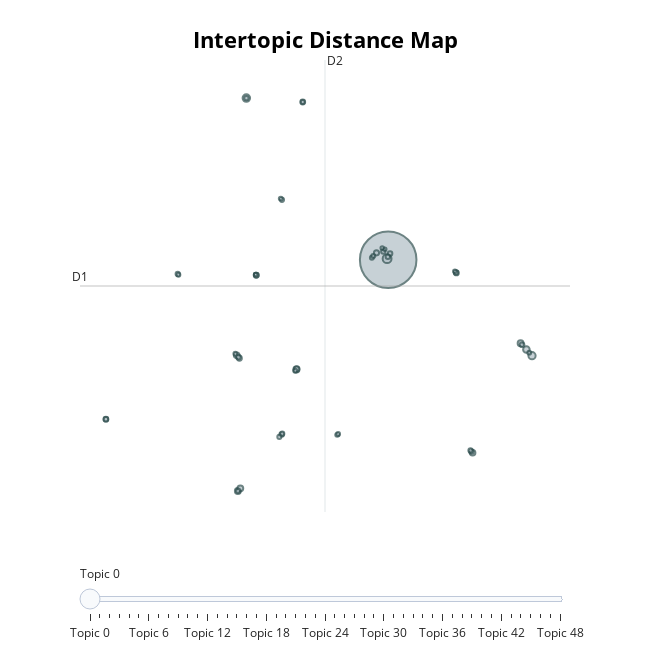

Notebook code cell kept with this figure:
### Code cell
topic_model.visualize_topics().show()

### Figure 1 — Plotly figure (JSON) as saved in the notebook; plotly's stock layout.template omitted (floating-point values rounded to 4 significant figures; data arrays with more than 128 entries replaced by an {"elided": "..."} marker saying what was removed)
{"data": [{"customdata": {"elided": "49x3 mixed values"}, "hovertemplate": "<b>Topic %{customdata[0]}</b><br>%{customdata[1]}<br>Size: %{customdata[2]}", "legendgroup": "", "marker": {"color": "#B0BEC5", "line": {"color": "DarkSlateGrey", "width": 2}, "size": [2895, 71, 51, 47, 39, 33, 32, 31, 31, 29, 28, 26, 24, 22, 21, 21, 20, 20, 20, 20, 20, 19, 19, 18, 18, 18, 17, 17, 17, 17, 16, 16, 16, 16, 15, 14, 14, 14, 14, 14, 14, 13, 13, 13, 13, 12, 11, 11, 11], "sizemode": "area", "sizeref": 1.809, "symbol": "circle"}, "mode": "markers", "name": "", "orientation": "v", "showlegend": false, "type": "scatter", "x": [9.05, 8.96, -2.685, 20.95, 20.49, 1.456, -3.388, -3.184, 20.01, -3.481, 16.04, 1.484, 8.085, -1.863, 1.981, -3.257, -14.3, -1.87, -3.344, 14.7, 20.13, 9.207, -14.3, 14.66, 0.2333, 9.024, 15.94, 8.645, -3.369, -2.681, 0.2853, 15.86, 0.2616, -8.366, 0.04587, 7.701, 1.981, 4.835, 7.812, 1.362, 0.1656, 20.72, 4.912, -8.302, -3.596, 14.57, 8.769, -1.919, 8.556], "xaxis": "x", "y": [6.928, 7.015, 19.12, -0.3027, 0.1632, -1.336, -10.51, -10.3, 0.6441, -0.2689, -7.616, -1.307, 7.452, 5.756, 18.82, -0.4925, -5.086, 5.777, -0.4065, 5.939, 0.5255, 7.399, -5.086, 5.976, -6.234, 7.162, -7.514, 7.555, -10.49, 19.12, -6.182, -7.439, 11.44, 5.866, -6.421, 7.078, 18.82, -6.267, 7.222, -1.429, 11.54, -0.07345, -6.203, 5.802, -0.1548, 6.066, 7.727, 5.819, 7.812], "yaxis": "y"}], "layout": {"annotations": [{"showarrow": false, "text": "D1", "x": -16.45, "y": 4.953, "yshift": 10}, {"showarrow": false, "text": "D2", "x": 3.823, "xshift": 10, "y": 21.99}], "height": 650, "hoverlabel": {"bgcolor": "white", "font": {"family": "Rockwell", "size": 16}}, "legend": {"itemsizing": "constant", "tracegroupgap": 0}, "margin": {"t": 60}, "shapes": [{"line": {"color": "#CFD8DC", "width": 2}, "type": "line", "x0": 3.823, "x1": 3.823, "y0": -12.08, "y1": 21.99}, {"line": {"color": "#9E9E9E", "width": 2}, "type": "line", "x0": -16.45, "x1": 24.09, "y0": 4.953, "y1": 4.953}], "sliders": [{"active": 0, "pad": {"t": 50}, "steps": [{"args": [{"marker.color": [["red", "#B0BEC5", "#B0BEC5", "#B0BEC5", "#B0BEC5", "#B0BEC5", "#B0BEC5", "#B0BEC5", "#B0BEC5", "#B0BEC5", "#B0BEC5", "#B0BEC5", "#B0BEC5", "#B0BEC5", "#B0BEC5", "#B0BEC5", "#B0BEC5", "#B0BEC5", "#B0BEC5", "#B0BEC5", "#B0BEC5", "#B0BEC5", "#B0BEC5", "#B0BEC5", "#B0BEC5", "#B0BEC5", "#B0BEC5", "#B0BEC5", "#B0BEC5", "#B0BEC5", "#B0BEC5", "#B0BEC5", "#B0BEC5", "#B0BEC5", "#B0BEC5", "#B0BEC5", "#B0BEC5", "#B0BEC5", "#B0BEC5", "#B0BEC5", "#B0BEC5", "#B0BEC5", "#B0BEC5", "#B0BEC5", "#B0BEC5", "#B0BEC5", "#B0BEC5", "#B0BEC5", "#B0BEC5"]]}], "label": "Topic 0", "method": "update"}, {"args": [{"marker.color": [["#B0BEC5", "red", "#B0BEC5", "#B0BEC5", "#B0BEC5", "#B0BEC5", "#B0BEC5", "#B0BEC5", "#B0BEC5", "#B0BEC5", "#B0BEC5", "#B0BEC5", "#B0BEC5", "#B0BEC5", "#B0BEC5", "#B0BEC5", "#B0BEC5", "#B0BEC5", "#B0BEC5", "#B0BEC5", "#B0BEC5", "#B0BEC5", "#B0BEC5", "#B0BEC5", "#B0BEC5", "#B0BEC5", "#B0BEC5", "#B0BEC5", "#B0BEC5", "#B0BEC5", "#B0BEC5", "#B0BEC5", "#B0BEC5", "#B0BEC5", "#B0BEC5", "#B0BEC5", "#B0BEC5", "#B0BEC5", "#B0BEC5", "#B0BEC5", "#B0BEC5", "#B0BEC5", "#B0BEC5", "#B0BEC5", "#B0BEC5", "#B0BEC5", "#B0BEC5", "#B0BEC5", "#B0BEC5"]]}], "label": "Topic 1", "method": "update"}, {"args": [{"marker.color": [["#B0BEC5", "#B0BEC5", "red", "#B0BEC5", "#B0BEC5", "#B0BEC5", "#B0BEC5", "#B0BEC5", "#B0BEC5", "#B0BEC5", "#B0BEC5", "#B0BEC5", "#B0BEC5", "#B0BEC5", "#B0BEC5", "#B0BEC5", "#B0BEC5", "#B0BEC5", "#B0BEC5", "#B0BEC5", "#B0BEC5", "#B0BEC5", "#B0BEC5", "#B0BEC5", "#B0BEC5", "#B0BEC5", "#B0BEC5", "#B0BEC5", "#B0BEC5", "#B0BEC5", "#B0BEC5", "#B0BEC5", "#B0BEC5", "#B0BEC5", "#B0BEC5", "#B0BEC5", "#B0BEC5", "#B0BEC5", "#B0BEC5", "#B0BEC5", "#B0BEC5", "#B0BEC5", "#B0BEC5", "#B0BEC5", "#B0BEC5", "#B0BEC5", "#B0BEC5", "#B0BEC5", "#B0BEC5"]]}], "label": "Topic 2", "method": "update"}, {"args": [{"marker.color": [["#B0BEC5", "#B0BEC5", "#B0BEC5", "red", "#B0BEC5", "#B0BEC5", "#B0BEC5", "#B0BEC5", "#B0BEC5", "#B0BEC5", "#B0BEC5", "#B0BEC5", "#B0BEC5", "#B0BEC5", "#B0BEC5", "#B0BEC5", "#B0BEC5", "#B0BEC5", "#B0BEC5", "#B0BEC5", "#B0BEC5", "#B0BEC5", "#B0BEC5", "#B0BEC5", "#B0BEC5", "#B0BEC5", "#B0BEC5", "#B0BEC5", "#B0BEC5", "#B0BEC5", "#B0BEC5", "#B0BEC5", "#B0BEC5", "#B0BEC5", "#B0BEC5", "#B0BEC5", "#B0BEC5", "#B0BEC5", "#B0BEC5", "#B0BEC5", "#B0BEC5", "#B0BEC5", "#B0BEC5", "#B0BEC5", "#B0BEC5", "#B0BEC5", "#B0BEC5", "#B0BEC5", "#B0BEC5"]]}], "label": "Topic 3", "method": "update"}, {"args": [{"marker.color": [["#B0BEC5", "#B0BEC5", "#B0BEC5", "#B0BEC5", "red", "#B0BEC5", "#B0BEC5", "#B0BEC5", "#B0BEC5", "#B0BEC5", "#B0BEC5", "#B0BEC5", "#B0BEC5", "#B0BEC5", "#B0BEC5", "#B0BEC5", "#B0BEC5", "#B0BEC5", "#B0BEC5", "#B0BEC5", "#B0BEC5", "#B0BEC5", "#B0BEC5", "#B0BEC5", "#B0BEC5", "#B0BEC5", "#B0BEC5", "#B0BEC5", "#B0BEC5", "#B0BEC5", "#B0BEC5", "#B0BEC5", "#B0BEC5", "#B0BEC5", "#B0BEC5", "#B0BEC5", "#B0BEC5", "#B0BEC5", "#B0BEC5", "#B0BEC5", "#B0BEC5", "#B0BEC5", "#B0BEC5", "#B0BEC5", "#B0BEC5", "#B0BEC5", "#B0BEC5", "#B0BEC5", "#B0BEC5"]]}], "label": "Topic 4", "method": "update"}, {"args": [{"marker.color": [["#B0BEC5", "#B0BEC5", "#B0BEC5", "#B0BEC5", "#B0BEC5", "red", "#B0BEC5", "#B0BEC5", "#B0BEC5", "#B0BEC5", "#B0BEC5", "#B0BEC5", "#B0BEC5", "#B0BEC5", "#B0BEC5", "#B0BEC5", "#B0BEC5", "#B0BEC5", "#B0BEC5", "#B0BEC5", "#B0BEC5", "#B0BEC5", "#B0BEC5", "#B0BEC5", "#B0BEC5", "#B0BEC5", "#B0BEC5", "#B0BEC5", "#B0BEC5", "#B0BEC5", "#B0BEC5", "#B0BEC5", "#B0BEC5", "#B0BEC5", "#B0BEC5", "#B0BEC5", "#B0BEC5", "#B0BEC5", "#B0BEC5", "#B0BEC5", "#B0BEC5", "#B0BEC5", "#B0BEC5", "#B0BEC5", "#B0BEC5", "#B0BEC5", "#B0BEC5", "#B0BEC5", "#B0BEC5"]]}], "label": "Topic 5", "method": "update"}, {"args": [{"marker.color": [["#B0BEC5", "#B0BEC5", "#B0BEC5", "#B0BEC5", "#B0BEC5", "#B0BEC5", "red", "#B0BEC5", "#B0BEC5", "#B0BEC5", "#B0BEC5", "#B0BEC5", "#B0BEC5", "#B0BEC5", "#B0BEC5", "#B0BEC5", "#B0BEC5", "#B0BEC5", "#B0BEC5", "#B0BEC5", "#B0BEC5", "#B0BEC5", "#B0BEC5", "#B0BEC5", "#B0BEC5", "#B0BEC5", "#B0BEC5", "#B0BEC5", "#B0BEC5", "#B0BEC5", "#B0BEC5", "#B0BEC5", "#B0BEC5", "#B0BEC5", "#B0BEC5", "#B0BEC5", "#B0BEC5", "#B0BEC5", "#B0BEC5", "#B0BEC5", "#B0BEC5", "#B0BEC5", "#B0BEC5", "#B0BEC5", "#B0BEC5", "#B0BEC5", "#B0BEC5", "#B0BEC5", "#B0BEC5"]]}], "label": "Topic 6", "method": "update"}, {"args": [{"marker.color": [["#B0BEC5", "#B0BEC5", "#B0BEC5", "#B0BEC5", "#B0BEC5", "#B0BEC5", "#B0BEC5", "red", "#B0BEC5", "#B0BEC5", "#B0BEC5", "#B0BEC5", "#B0BEC5", "#B0BEC5", "#B0BEC5", "#B0BEC5", "#B0BEC5", "#B0BEC5", "#B0BEC5", "#B0BEC5", "#B0BEC5", "#B0BEC5", "#B0BEC5", "#B0BEC5", "#B0BEC5", "#B0BEC5", "#B0BEC5", "#B0BEC5", "#B0BEC5", "#B0BEC5", "#B0BEC5", "#B0BEC5", "#B0BEC5", "#B0BEC5", "#B0BEC5", "#B0BEC5", "#B0BEC5", "#B0BEC5", "#B0BEC5", "#B0BEC5", "#B0BEC5", "#B0BEC5", "#B0BEC5", "#B0BEC5", "#B0BEC5", "#B0BEC5", "#B0BEC5", "#B0BEC5", "#B0BEC5"]]}], "label": "Topic 7", "method": "update"}, {"args": [{"marker.color": [["#B0BEC5", "#B0BEC5", "#B0BEC5", "#B0BEC5", "#B0BEC5", "#B0BEC5", "#B0BEC5", "#B0BEC5", "red", "#B0BEC5", "#B0BEC5", "#B0BEC5", "#B0BEC5", "#B0BEC5", "#B0BEC5", "#B0BEC5", "#B0BEC5", "#B0BEC5", "#B0BEC5", "#B0BEC5", "#B0BEC5", "#B0BEC5", "#B0BEC5", "#B0BEC5", "#B0BEC5", "#B0BEC5", "#B0BEC5", "#B0BEC5", "#B0BEC5", "#B0BEC5", "#B0BEC5", "#B0BEC5", "#B0BEC5", "#B0BEC5", "#B0BEC5", "#B0BEC5", "#B0BEC5", "#B0BEC5", "#B0BEC5", "#B0BEC5", "#B0BEC5", "#B0BEC5", "#B0BEC5", "#B0BEC5", "#B0BEC5", "#B0BEC5", "#B0BEC5", "#B0BEC5", "#B0BEC5"]]}], "label": "Topic 8", "method": "update"}, {"args": [{"marker.color": [["#B0BEC5", "#B0BEC5", "#B0BEC5", "#B0BEC5", "#B0BEC5", "#B0BEC5", "#B0BEC5", "#B0BEC5", "#B0BEC5", "red", "#B0BEC5", "#B0BEC5", "#B0BEC5", "#B0BEC5", "#B0BEC5", "#B0BEC5", "#B0BEC5", "#B0BEC5", "#B0BEC5", "#B0BEC5", "#B0BEC5", "#B0BEC5", "#B0BEC5", "#B0BEC5", "#B0BEC5", "#B0BEC5", "#B0BEC5", "#B0BEC5", "#B0BEC5", "#B0BEC5", "#B0BEC5", "#B0BEC5", "#B0BEC5", "#B0BEC5", "#B0BEC5", "#B0BEC5", "#B0BEC5", "#B0BEC5", "#B0BEC5", "#B0BEC5", "#B0BEC5", "#B0BEC5", "#B0BEC5", "#B0BEC5", "#B0BEC5", "#B0BEC5", "#B0BEC5", "#B0BEC5", "#B0BEC5"]]}], "label": "Topic 9", "method": "update"}, {"args": [{"marker.color": [["#B0BEC5", "#B0BEC5", "#B0BEC5", "#B0BEC5", "#B0BEC5", "#B0BEC5", "#B0BEC5", "#B0BEC5", "#B0BEC5", "#B0BEC5", "red", "#B0BEC5", "#B0BEC5", "#B0BEC5", "#B0BEC5", "#B0BEC5", "#B0BEC5", "#B0BEC5", "#B0BEC5", "#B0BEC5", "#B0BEC5", "#B0BEC5", "#B0BEC5", "#B0BEC5", "#B0BEC5", "#B0BEC5", "#B0BEC5", "#B0BEC5", "#B0BEC5", "#B0BEC5", "#B0BEC5", "#B0BEC5", "#B0BEC5", "#B0BEC5", "#B0BEC5", "#B0BEC5", "#B0BEC5", "#B0BEC5", "#B0BEC5", "#B0BEC5", "#B0BEC5", "#B0BEC5", "#B0BEC5", "#B0BEC5", "#B0BEC5", "#B0BEC5", "#B0BEC5", "#B0BEC5", "#B0BEC5"]]}], "label": "Topic 10", "method": "update"}, {"args": [{"marker.color": [["#B0BEC5", "#B0BEC5", "#B0BEC5", "#B0BEC5", "#B0BEC5", "#B0BEC5", "#B0BEC5", "#B0BEC5", "#B0BEC5", "#B0BEC5", "#B0BEC5", "red", "#B0BEC5", "#B0BEC5", "#B0BEC5", "#B0BEC5", "#B0BEC5", "#B0BEC5", "#B0BEC5", "#B0BEC5", "#B0BEC5", "#B0BEC5", "#B0BEC5", "#B0BEC5", "#B0BEC5", "#B0BEC5", "#B0BEC5", "#B0BEC5", "#B0BEC5", "#B0BEC5", "#B0BEC5", "#B0BEC5", "#B0BEC5", "#B0BEC5", "#B0BEC5", "#B0BEC5", "#B0BEC5", "#B0BEC5", "#B0BEC5", "#B0BEC5", "#B0BEC5", "#B0BEC5", "#B0BEC5", "#B0BEC5", "#B0BEC5", "#B0BEC5", "#B0BEC5", "#B0BEC5", "#B0BEC5"]]}], "label": "Topic 11", "method": "update"}, {"args": [{"marker.color": [["#B0BEC5", "#B0BEC5", "#B0BEC5", "#B0BEC5", "#B0BEC5", "#B0BEC5", "#B0BEC5", "#B0BEC5", "#B0BEC5", "#B0BEC5", "#B0BEC5", "#B0BEC5", "red", "#B0BEC5", "#B0BEC5", "#B0BEC5", "#B0BEC5", "#B0BEC5", "#B0BEC5", "#B0BEC5", "#B0BEC5", "#B0BEC5", "#B0BEC5", "#B0BEC5", "#B0BEC5", "#B0BEC5", "#B0BEC5", "#B0BEC5", "#B0BEC5", "#B0BEC5", "#B0BEC5", "#B0BEC5", "#B0BEC5", "#B0BEC5", "#B0BEC5", "#B0BEC5", "#B0BEC5", "#B0BEC5", "#B0BEC5", "#B0BEC5", "#B0BEC5", "#B0BEC5", "#B0BEC5", "#B0BEC5", "#B0BEC5", "#B0BEC5", "#B0BEC5", "#B0BEC5", "#B0BEC5"]]}], "label": "Topic 12", "method": "update"}, {"args": [{"marker.color": [["#B0BEC5", "#B0BEC5", "#B0BEC5", "#B0BEC5", "#B0BEC5", "#B0BEC5", "#B0BEC5", "#B0BEC5", "#B0BEC5", "#B0BEC5", "#B0BEC5", "#B0BEC5", "#B0BEC5", "red", "#B0BEC5", "#B0BEC5", "#B0BEC5", "#B0BEC5", "#B0BEC5", "#B0BEC5", "#B0BEC5", "#B0BEC5", "#B0BEC5", "#B0BEC5", "#B0BEC5", "#B0BEC5", "#B0BEC5", "#B0BEC5", "#B0BEC5", "#B0BEC5", "#B0BEC5", "#B0BEC5", "#B0BEC5", "#B0BEC5", "#B0BEC5", "#B0BEC5", "#B0BEC5", "#B0BEC5", "#B0BEC5", "#B0BEC5", "#B0BEC5", "#B0BEC5", "#B0BEC5", "#B0BEC5", "#B0BEC5", "#B0BEC5", "#B0BEC5", "#B0BEC5", "#B0BEC5"]]}], "label": "Topic 13", "method": "update"}, {"args": [{"marker.color": [["#B0BEC5", "#B0BEC5", "#B0BEC5", "#B0BEC5", "#B0BEC5", "#B0BEC5", "#B0BEC5", "#B0BEC5", "#B0BEC5", "#B0BEC5", "#B0BEC5", "#B0BEC5", "#B0BEC5", "#B0BEC5", "red", "#B0BEC5", "#B0BEC5", "#B0BEC5", "#B0BEC5", "#B0BEC5", "#B0BEC5", "#B0BEC5", "#B0BEC5", "#B0BEC5", "#B0BEC5", "#B0BEC5", "#B0BEC5", "#B0BEC5", "#B0BEC5", "#B0BEC5", "#B0BEC5", "#B0BEC5", "#B0BEC5", "#B0BEC5", "#B0BEC5", "#B0BEC5", "#B0BEC5", "#B0BEC5", "#B0BEC5", "#B0BEC5", "#B0BEC5", "#B0BEC5", "#B0BEC5", "#B0BEC5", "#B0BEC5", "#B0BEC5", "#B0BEC5", "#B0BEC5", "#B0BEC5"]]}], "label": "Topic 14", "method": "update"}, {"args": [{"marker.color": [["#B0BEC5", "#B0BEC5", "#B0BEC5", "#B0BEC5", "#B0BEC5", "#B0BEC5", "#B0BEC5", "#B0BEC5", "#B0BEC5", "#B0BEC5", "#B0BEC5", "#B0BEC5", "#B0BEC5", "#B0BEC5", "#B0BEC5", "red", "#B0BEC5", "#B0BEC5", "#B0BEC5", "#B0BEC5", "#B0BEC5", "#B0BEC5", "#B0BEC5", "#B0BEC5", "#B0BEC5", "#B0BEC5", "#B0BEC5", "#B0BEC5", "#B0BEC5", "#B0BEC5", "#B0BEC5", "#B0BEC5", "#B0BEC5", "#B0BEC5", "#B0BEC5", "#B0BEC5", "#B0BEC5", "#B0BEC5", "#B0BEC5", "#B0BEC5", "#B0BEC5", "#B0BEC5", "#B0BEC5", "#B0BEC5", "#B0BEC5", "#B0BEC5", "#B0BEC5", "#B0BEC5", "#B0BEC5"]]}], "label": "Topic 15", "method": "update"}, {"args": [{"marker.color": [["#B0BEC5", "#B0BEC5", "#B0BEC5", "#B0BEC5", "#B0BEC5", "#B0BEC5", "#B0BEC5", "#B0BEC5", "#B0BEC5", "#B0BEC5", "#B0BEC5", "#B0BEC5", "#B0BEC5", "#B0BEC5", "#B0BEC5", "#B0BEC5", "red", "#B0BEC5", "#B0BEC5", "#B0BEC5", "#B0BEC5", "#B0BEC5", "#B0BEC5", "#B0BEC5", "#B0BEC5", "#B0BEC5", "#B0BEC5", "#B0BEC5", "#B0BEC5", "#B0BEC5", "#B0BEC5", "#B0BEC5", "#B0BEC5", "#B0BEC5", "#B0BEC5", "#B0BEC5", "#B0BEC5", "#B0BEC5", "#B0BEC5", "#B0BEC5", "#B0BEC5", "#B0BEC5", "#B0BEC5", "#B0BEC5", "#B0BEC5", "#B0BEC5", "#B0BEC5", "#B0BEC5", "#B0BEC5"]]}], "label": "Topic 16", "method": "update"}, {"args": [{"marker.color": [["#B0BEC5", "#B0BEC5", "#B0BEC5", "#B0BEC5", "#B0BEC5", "#B0BEC5", "#B0BEC5", "#B0BEC5", "#B0BEC5", "#B0BEC5", "#B0BEC5", "#B0BEC5", "#B0BEC5", "#B0BEC5", "#B0BEC5", "#B0BEC5", "#B0BEC5", "red", "#B0BEC5", "#B0BEC5", "#B0BEC5", "#B0BEC5", "#B0BEC5", "#B0BEC5", "#B0BEC5", "#B0BEC5", "#B0BEC5", "#B0BEC5", "#B0BEC5", "#B0BEC5", "#B0BEC5", "#B0BEC5", "#B0BEC5", "#B0BEC5", "#B0BEC5", "#B0BEC5", "#B0BEC5", "#B0BEC5", "#B0BEC5", "#B0BEC5", "#B0BEC5", "#B0BEC5", "#B0BEC5", "#B0BEC5", "#B0BEC5", "#B0BEC5", "#B0BEC5", "#B0BEC5", "#B0BEC5"]]}], "label": "Topic 17", "method": "update"}, {"args": [{"marker.color": [["#B0BEC5", "#B0BEC5", "#B0BEC5", "#B0BEC5", "#B0BEC5", "#B0BEC5", "#B0BEC5", "#B0BEC5", "#B0BEC5", "#B0BEC5", "#B0BEC5", "#B0BEC5", "#B0BEC5", "#B0BEC5", "#B0BEC5", "#B0BEC5", "#B0BEC5", "#B0BEC5", "red", "#B0BEC5", "#B0BEC5", "#B0BEC5", "#B0BEC5", "#B0BEC5", "#B0BEC5", "#B0BEC5", "#B0BEC5", "#B0BEC5", "#B0BEC5", "#B0BEC5", "#B0BEC5", "#B0BEC5", "#B0BEC5", "#B0BEC5", "#B0BEC5", "#B0BEC5", "#B0BEC5", "#B0BEC5", "#B0BEC5", "#B0BEC5", "#B0BEC5", "#B0BEC5", "#B0BEC5", "#B0BEC5", "#B0BEC5", "#B0BEC5", "#B0BEC5", "#B0BEC5", "#B0BEC5"]]}], "label": "Topic 18", "method": "update"}, {"args": [{"marker.color": [["#B0BEC5", "#B0BEC5", "#B0BEC5", "#B0BEC5", "#B0BEC5", "#B0BEC5", "#B0BEC5", "#B0BEC5", "#B0BEC5", "#B0BEC5", "#B0BEC5", "#B0BEC5", "#B0BEC5", "#B0BEC5", "#B0BEC5", "#B0BEC5", "#B0BEC5", "#B0BEC5", "#B0BEC5", "red", "#B0BEC5", "#B0BEC5", "#B0BEC5", "#B0BEC5", "#B0BEC5", "#B0BEC5", "#B0BEC5", "#B0BEC5", "#B0BEC5", "#B0BEC5", "#B0BEC5", "#B0BEC5", "#B0BEC5", "#B0BEC5", "#B0BEC5", "#B0BEC5", "#B0BEC5", "#B0BEC5", "#B0BEC5", "#B0BEC5", "#B0BEC5", "#B0BEC5", "#B0BEC5", "#B0BEC5", "#B0BEC5", "#B0BEC5", "#B0BEC5", "#B0BEC5", "#B0BEC5"]]}], "label": "Topic 19", "method": "update"}, {"args": [{"marker.color": [["#B0BEC5", "#B0BEC5", "#B0BEC5", "#B0BEC5", "#B0BEC5", "#B0BEC5", "#B0BEC5", "#B0BEC5", "#B0BEC5", "#B0BEC5", "#B0BEC5", "#B0BEC5", "#B0BEC5", "#B0BEC5", "#B0BEC5", "#B0BEC5", "#B0BEC5", "#B0BEC5", "#B0BEC5", "#B0BEC5", "red", "#B0BEC5", "#B0BEC5", "#B0BEC5", "#B0BEC5", "#B0BEC5", "#B0BEC5", "#B0BEC5", "#B0BEC5", "#B0BEC5", "#B0BEC5", "#B0BEC5", "#B0BEC5", "#B0BEC5", "#B0BEC5", "#B0BEC5", "#B0BEC5", "#B0BEC5", "#B0BEC5", "#B0BEC5", "#B0BEC5", "#B0BEC5", "#B0BEC5", "#B0BEC5", "#B0BEC5", "#B0BEC5", "#B0BEC5", "#B0BEC5", "#B0BEC5"]]}], "label": "Topic 20", "method": "update"}, {"args": [{"marker.color": [["#B0BEC5", "#B0BEC5", "#B0BEC5", "#B0BEC5", "#B0BEC5", "#B0BEC5", "#B0BEC5", "#B0BEC5", "#B0BEC5", "#B0BEC5", "#B0BEC5", "#B0BEC5", "#B0BEC5", "#B0BEC5", "#B0BEC5", "#B0BEC5", "#B0BEC5", "#B0BEC5", "#B0BEC5", "#B0BEC5", "#B0BEC5", "red", "#B0BEC5", "#B0BEC5", "#B0BEC5", "#B0BEC5", "#B0BEC5", "#B0BEC5", "#B0BEC5", "#B0BEC5", "#B0BEC5", "#B0BEC5", "#B0BEC5", "#B0BEC5", "#B0BEC5", "#B0BEC5", "#B0BEC5", "#B0BEC5", "#B0BEC5", "#B0BEC5", "#B0BEC5", "#B0BEC5", "#B0BEC5", "#B0BEC5", "#B0BEC5", "#B0BEC5", "#B0BEC5", "#B0BEC5", "#B0BEC5"]]}], "label": "Topic 21", "method": "update"}, {"args": [{"marker.color": [["#B0BEC5", "#B0BEC5", "#B0BEC5", "#B0BEC5", "#B0BEC5", "#B0BEC5", "#B0BEC5", "#B0BEC5", "#B0BEC5", "#B0BEC5", "#B0BEC5", "#B0BEC5", "#B0BEC5", "#B0BEC5", "#B0BEC5", "#B0BEC5", "#B0BEC5", "#B0BEC5", "#B0BEC5", "#B0BEC5", "#B0BEC5", "#B0BEC5", "red", "#B0BEC5", "#B0BEC5", "#B0BEC5", "#B0BEC5", "#B0BEC5", "#B0BEC5", "#B0BEC5", "#B0BEC5", "#B0BEC5", "#B0BEC5", "#B0BEC5", "#B0BEC5", "#B0BEC5", "#B0BEC5", "#B0BEC5", "#B0BEC5", "#B0BEC5", "#B0BEC5", "#B0BEC5", "#B0BEC5", "#B0BEC5", "#B0BEC5", "#B0BEC5", "#B0BEC5", "#B0BEC5", "#B0BEC5"]]}], "label": "Topic 22", "method": "update"}, {"args": [{"marker.color": [["#B0BEC5", "#B0BEC5", "#B0BEC5", "#B0BEC5", "#B0BEC5", "#B0BEC5", "#B0BEC5", "#B0BEC5", "#B0BEC5", "#B0BEC5", "#B0BEC5", "#B0BEC5", "#B0BEC5", "#B0BEC5", "#B0BEC5", "#B0BEC5", "#B0BEC5", "#B0BEC5", "#B0BEC5", "#B0BEC5", "#B0BEC5", "#B0BEC5", "#B0BEC5", "red", "#B0BEC5", "#B0BEC5", "#B0BEC5", "#B0BEC5", "#B0BEC5", "#B0BEC5", "#B0BEC5", "#B0BEC5", "#B0BEC5", "#B0BEC5", "#B0BEC5", "#B0BEC5", "#B0BEC5", "#B0BEC5", "#B0BEC5", "#B0BEC5", "#B0BEC5", "#B0BEC5", "#B0BEC5", "#B0BEC5", "#B0BEC5", "#B0BEC5", "#B0BEC5", "#B0BEC5", "#B0BEC5"]]}], "label": "Topic 23", "method": "update"}, {"args": [{"marker.color": [["#B0BEC5", "#B0BEC5", "#B0BEC5", "#B0BEC5", "#B0BEC5", "#B0BEC5", "#B0BEC5", "#B0BEC5", "#B0BEC5", "#B0BEC5", "#B0BEC5", "#B0BEC5", "#B0BEC5", "#B0BEC5", "#B0BEC5", "#B0BEC5", "#B0BEC5", "#B0BEC5", "#B0BEC5", "#B0BEC5", "#B0BEC5", "#B0BEC5", "#B0BEC5", "#B0BEC5", "red", "#B0BEC5", "#B0BEC5", "#B0BEC5", "#B0BEC5", "#B0BEC5", "#B0BEC5", "#B0BEC5", "#B0BEC5", "#B0BEC5", "#B0BEC5", "#B0BEC5", "#B0BEC5", "#B0BEC5", "#B0BEC5", "#B0BEC5", "#B0BEC5", "#B0BEC5", "#B0BEC5", "#B0BEC5", "#B0BEC5", "#B0BEC5", "#B0BEC5", "#B0BEC5", "#B0BEC5"]]}], "label": "Topic 24", "method": "update"}, {"args": [{"marker.color": [["#B0BEC5", "#B0BEC5", "#B0BEC5", "#B0BEC5", "#B0BEC5", "#B0BEC5", "#B0BEC5", "#B0BEC5", "#B0BEC5", "#B0BEC5", "#B0BEC5", "#B0BEC5", "#B0BEC5", "#B0BEC5", "#B0BEC5", "#B0BEC5", "#B0BEC5", "#B0BEC5", "#B0BEC5", "#B0BEC5", "#B0BEC5", "#B0BEC5", "#B0BEC5", "#B0BEC5", "#B0BEC5", "red", "#B0BEC5", "#B0BEC5", "#B0BEC5", "#B0BEC5", "#B0BEC5", "#B0BEC5", "#B0BEC5", "#B0BEC5", "#B0BEC5", "#B0BEC5", "#B0BEC5", "#B0BEC5", "#B0BEC5", "#B0BEC5", "#B0BEC5", "#B0BEC5", "#B0BEC5", "#B0BEC5", "#B0BEC5", "#B0BEC5", "#B0BEC5", "#B0BEC5", "#B0BEC5"]]}], "label": "Topic 25", "method": "update"}, {"args": [{"marker.color": [["#B0BEC5", "#B0BEC5", "#B0BEC5", "#B0BEC5", "#B0BEC5", "#B0BEC5", "#B0BEC5", "#B0BEC5", "#B0BEC5", "#B0BEC5", "#B0BEC5", "#B0BEC5", "#B0BEC5", "#B0BEC5", "#B0BEC5", "#B0BEC5", "#B0BEC5", "#B0BEC5", "#B0BEC5", "#B0BEC5", "#B0BEC5", "#B0BEC5", "#B0BEC5", "#B0BEC5", "#B0BEC5", "#B0BEC5", "red", "#B0BEC5", "#B0BEC5", "#B0BEC5", "#B0BEC5", "#B0BEC5", "#B0BEC5", "#B0BEC5", "#B0BEC5", "#B0BEC5", "#B0BEC5", "#B0BEC5", "#B0BEC5", "#B0BEC5", "#B0BEC5", "#B0BEC5", "#B0BEC5", "#B0BEC5", "#B0BEC5", "#B0BEC5", "#B0BEC5", "#B0BEC5", "#B0BEC5"]]}], "label": "Topic 26", "method": "update"}, {"args": [{"marker.color": [["#B0BEC5", "#B0BEC5", "#B0BEC5", "#B0BEC5", "#B0BEC5", "#B0BEC5", "#B0BEC5", "#B0BEC5", "#B0BEC5", "#B0BEC5", "#B0BEC5", "#B0BEC5", "#B0BEC5", "#B0BEC5", "#B0BEC5", "#B0BEC5", "#B0BEC5", "#B0BEC5", "#B0BEC5", "#B0BEC5", "#B0BEC5", "#B0BEC5", "#B0BEC5", "#B0BEC5", "#B0BEC5", "#B0BEC5", "#B0BEC5", "red", "#B0BEC5", "#B0BEC5", "#B0BEC5", "#B0BEC5", "#B0BEC5", "#B0BEC5", "#B0BEC5", "#B0BEC5", "#B0BEC5", "#B0BEC5", "#B0BEC5", "#B0BEC5", "#B0BEC5", "#B0BEC5", "#B0BEC5", "#B0BEC5", "#B0BEC5", "#B0BEC5", "#B0BEC5", "#B0BEC5", "#B0BEC5"]]}], "label": "Topic 27", "method": "update"}, {"args": [{"marker.color": [["#B0BEC5", "#B0BEC5", "#B0BEC5", "#B0BEC5", "#B0BEC5", "#B0BEC5", "#B0BEC5", "#B0BEC5", "#B0BEC5", "#B0BEC5", "#B0BEC5", "#B0BEC5", "#B0BEC5", "#B0BEC5", "#B0BEC5", "#B0BEC5", "#B0BEC5", "#B0BEC5", "#B0BEC5", "#B0BEC5", "#B0BEC5", "#B0BEC5", "#B0BEC5", "#B0BEC5", "#B0BEC5", "#B0BEC5", "#B0BEC5", "#B0BEC5", "red", "#B0BEC5", "#B0BEC5", "#B0BEC5", "#B0BEC5", "#B0BEC5", "#B0BEC5", "#B0BEC5", "#B0BEC5", "#B0BEC5", "#B0BEC5", "#B0BEC5", "#B0BEC5", "#B0BEC5", "#B0BEC5", "#B0BEC5", "#B0BEC5", "#B0BEC5", "#B0BEC5", "#B0BEC5", "#B0BEC5"]]}], "label": "Topic 28", "method": "update"}, {"args": [{"marker.color": [["#B0BEC5", "#B0BEC5", "#B0BEC5", "#B0BEC5", "#B0BEC5", "#B0BEC5", "#B0BEC5", "#B0BEC5", "#B0BEC5", "#B0BEC5", "#B0BEC5", "#B0BEC5", "#B0BEC5", "#B0BEC5", "#B0BEC5", "#B0BEC5", "#B0BEC5", "#B0BEC5", "#B0BEC5", "#B0BEC5", "#B0BEC5", "#B0BEC5", "#B0BEC5", "#B0BEC5", "#B0BEC5", "#B0BEC5", "#B0BEC5", "#B0BEC5", "#B0BEC5", "red", "#B0BEC5", "#B0BEC5", "#B0BEC5", "#B0BEC5", "#B0BEC5", "#B0BEC5", "#B0BEC5", "#B0BEC5", "#B0BEC5", "#B0BEC5", "#B0BEC5", "#B0BEC5", "#B0BEC5", "#B0BEC5", "#B0BEC5", "#B0BEC5", "#B0BEC5", "#B0BEC5", "#B0BEC5"]]}], "label": "Topic 29", "method": "update"}, {"args": [{"marker.color": [["#B0BEC5", "#B0BEC5", "#B0BEC5", "#B0BEC5", "#B0BEC5", "#B0BEC5", "#B0BEC5", "#B0BEC5", "#B0BEC5", "#B0BEC5", "#B0BEC5", "#B0BEC5", "#B0BEC5", "#B0BEC5", "#B0BEC5", "#B0BEC5", "#B0BEC5", "#B0BEC5", "#B0BEC5", "#B0BEC5", "#B0BEC5", "#B0BEC5", "#B0BEC5", "#B0BEC5", "#B0BEC5", "#B0BEC5", "#B0BEC5", "#B0BEC5", "#B0BEC5", "#B0BEC5", "red", "#B0BEC5", "#B0BEC5", "#B0BEC5", "#B0BEC5", "#B0BEC5", "#B0BEC5", "#B0BEC5", "#B0BEC5", "#B0BEC5", "#B0BEC5", "#B0BEC5", "#B0BEC5", "#B0BEC5", "#B0BEC5", "#B0BEC5", "#B0BEC5", "#B0BEC5", "#B0BEC5"]]}], "label": "Topic 30", "method": "update"}, {"args": [{"marker.color": [["#B0BEC5", "#B0BEC5", "#B0BEC5", "#B0BEC5", "#B0BEC5", "#B0BEC5", "#B0BEC5", "#B0BEC5", "#B0BEC5", "#B0BEC5", "#B0BEC5", "#B0BEC5", "#B0BEC5", "#B0BEC5", "#B0BEC5", "#B0BEC5", "#B0BEC5", "#B0BEC5", "#B0BEC5", "#B0BEC5", "#B0BEC5", "#B0BEC5", "#B0BEC5", "#B0BEC5", "#B0BEC5", "#B0BEC5", "#B0BEC5", "#B0BEC5", "#B0BEC5", "#B0BEC5", "#B0BEC5", "red", "#B0BEC5", "#B0BEC5", "#B0BEC5", "#B0BEC5", "#B0BEC5", "#B0BEC5", "#B0BEC5", "#B0BEC5", "#B0BEC5", "#B0BEC5", "#B0BEC5", "#B0BEC5", "#B0BEC5", "#B0BEC5", "#B0BEC5", "#B0BEC5", "#B0BEC5"]]}], "label": "Topic 31", "method": "update"}, {"args": [{"marker.color": [["#B0BEC5", "#B0BEC5", "#B0BEC5", "#B0BEC5", "#B0BEC5", "#B0BEC5", "#B0BEC5", "#B0BEC5", "#B0BEC5", "#B0BEC5", "#B0BEC5", "#B0BEC5", "#B0BEC5", "#B0BEC5", "#B0BEC5", "#B0BEC5", "#B0BEC5", "#B0BEC5", "#B0BEC5", "#B0BEC5", "#B0BEC5", "#B0BEC5", "#B0BEC5", "#B0BEC5", "#B0BEC5", "#B0BEC5", "#B0BEC5", "#B0BEC5", "#B0BEC5", "#B0BEC5", "#B0BEC5", "#B0BEC5", "red", "#B0BEC5", "#B0BEC5", "#B0BEC5", "#B0BEC5", "#B0BEC5", "#B0BEC5", "#B0BEC5", "#B0BEC5", "#B0BEC5", "#B0BEC5", "#B0BEC5", "#B0BEC5", "#B0BEC5", "#B0BEC5", "#B0BEC5", "#B0BEC5"]]}], "label": "Topic 32", "method": "update"}, {"args": [{"marker.color": [["#B0BEC5", "#B0BEC5", "#B0BEC5", "#B0BEC5", "#B0BEC5", "#B0BEC5", "#B0BEC5", "#B0BEC5", "#B0BEC5", "#B0BEC5", "#B0BEC5", "#B0BEC5", "#B0BEC5", "#B0BEC5", "#B0BEC5", "#B0BEC5", "#B0BEC5", "#B0BEC5", "#B0BEC5", "#B0BEC5", "#B0BEC5", "#B0BEC5", "#B0BEC5", "#B0BEC5", "#B0BEC5", "#B0BEC5", "#B0BEC5", "#B0BEC5", "#B0BEC5", "#B0BEC5", "#B0BEC5", "#B0BEC5", "#B0BEC5", "red", "#B0BEC5", "#B0BEC5", "#B0BEC5", "#B0BEC5", "#B0BEC5", "#B0BEC5", "#B0BEC5", "#B0BEC5", "#B0BEC5", "#B0BEC5", "#B0BEC5", "#B0BEC5", "#B0BEC5", "#B0BEC5", "#B0BEC5"]]}], "label": "Topic 33", "method": "update"}, {"args": [{"marker.color": [["#B0BEC5", "#B0BEC5", "#B0BEC5", "#B0BEC5", "#B0BEC5", "#B0BEC5", "#B0BEC5", "#B0BEC5", "#B0BEC5", "#B0BEC5", "#B0BEC5", "#B0BEC5", "#B0BEC5", "#B0BEC5", "#B0BEC5", "#B0BEC5", "#B0BEC5", "#B0BEC5", "#B0BEC5", "#B0BEC5", "#B0BEC5", "#B0BEC5", "#B0BEC5", "#B0BEC5", "#B0BEC5", "#B0BEC5", "#B0BEC5", "#B0BEC5", "#B0BEC5", "#B0BEC5", "#B0BEC5", "#B0BEC5", "#B0BEC5", "#B0BEC5", "red", "#B0BEC5", "#B0BEC5", "#B0BEC5", "#B0BEC5", "#B0BEC5", "#B0BEC5", "#B0BEC5", "#B0BEC5", "#B0BEC5", "#B0BEC5", "#B0BEC5", "#B0BEC5", "#B0BEC5", "#B0BEC5"]]}], "label": "Topic 34", "method": "update"}, {"args": [{"marker.color": [["#B0BEC5", "#B0BEC5", "#B0BEC5", "#B0BEC5", "#B0BEC5", "#B0BEC5", "#B0BEC5", "#B0BEC5", "#B0BEC5", "#B0BEC5", "#B0BEC5", "#B0BEC5", "#B0BEC5", "#B0BEC5", "#B0BEC5", "#B0BEC5", "#B0BEC5", "#B0BEC5", "#B0BEC5", "#B0BEC5", "#B0BEC5", "#B0BEC5", "#B0BEC5", "#B0BEC5", "#B0BEC5", "#B0BEC5", "#B0BEC5", "#B0BEC5", "#B0BEC5", "#B0BEC5", "#B0BEC5", "#B0BEC5", "#B0BEC5", "#B0BEC5", "#B0BEC5", "red", "#B0BEC5", "#B0BEC5", "#B0BEC5", "#B0BEC5", "#B0BEC5", "#B0BEC5", "#B0BEC5", "#B0BEC5", "#B0BEC5", "#B0BEC5", "#B0BEC5", "#B0BEC5", "#B0BEC5"]]}], "label": "Topic 35", "method": "update"}, {"args": [{"marker.color": [["#B0BEC5", "#B0BEC5", "#B0BEC5", "#B0BEC5", "#B0BEC5", "#B0BEC5", "#B0BEC5", "#B0BEC5", "#B0BEC5", "#B0BEC5", "#B0BEC5", "#B0BEC5", "#B0BEC5", "#B0BEC5", "#B0BEC5", "#B0BEC5", "#B0BEC5", "#B0BEC5", "#B0BEC5", "#B0BEC5", "#B0BEC5", "#B0BEC5", "#B0BEC5", "#B0BEC5", "#B0BEC5", "#B0BEC5", "#B0BEC5", "#B0BEC5", "#B0BEC5", "#B0BEC5", "#B0BEC5", "#B0BEC5", "#B0BEC5", "#B0BEC5", "#B0BEC5", "#B0BEC5", "red", "#B0BEC5", "#B0BEC5", "#B0BEC5", "#B0BEC5", "#B0BEC5", "#B0BEC5", "#B0BEC5", "#B0BEC5", "#B0BEC5", "#B0BEC5", "#B0BEC5", "#B0BEC5"]]}], "label": "Topic 36", "method": "update"}, {"args": [{"marker.color": [["#B0BEC5", "#B0BEC5", "#B0BEC5", "#B0BEC5", "#B0BEC5", "#B0BEC5", "#B0BEC5", "#B0BEC5", "#B0BEC5", "#B0BEC5", "#B0BEC5", "#B0BEC5", "#B0BEC5", "#B0BEC5", "#B0BEC5", "#B0BEC5", "#B0BEC5", "#B0BEC5", "#B0BEC5", "#B0BEC5", "#B0BEC5", "#B0BEC5", "#B0BEC5", "#B0BEC5", "#B0BEC5", "#B0BEC5", "#B0BEC5", "#B0BEC5", "#B0BEC5", "#B0BEC5", "#B0BEC5", "#B0BEC5", "#B0BEC5", "#B0BEC5", "#B0BEC5", "#B0BEC5", "#B0BEC5", "red", "#B0BEC5", "#B0BEC5", "#B0BEC5", "#B0BEC5", "#B0BEC5", "#B0BEC5", "#B0BEC5", "#B0BEC5", "#B0BEC5", "#B0BEC5", "#B0BEC5"]]}], "label": "Topic 37", "method": "update"}, {"args": [{"marker.color": [["#B0BEC5", "#B0BEC5", "#B0BEC5", "#B0BEC5", "#B0BEC5", "#B0BEC5", "#B0BEC5", "#B0BEC5", "#B0BEC5", "#B0BEC5", "#B0BEC5", "#B0BEC5", "#B0BEC5", "#B0BEC5", "#B0BEC5", "#B0BEC5", "#B0BEC5", "#B0BEC5", "#B0BEC5", "#B0BEC5", "#B0BEC5", "#B0BEC5", "#B0BEC5", "#B0BEC5", "#B0BEC5", "#B0BEC5", "#B0BEC5", "#B0BEC5", "#B0BEC5", "#B0BEC5", "#B0BEC5", "#B0BEC5", "#B0BEC5", "#B0BEC5", "#B0BEC5", "#B0BEC5", "#B0BEC5", "#B0BEC5", "red", "#B0BEC5", "#B0BEC5", "#B0BEC5", "#B0BEC5", "#B0BEC5", "#B0BEC5", "#B0BEC5", "#B0BEC5", "#B0BEC5", "#B0BEC5"]]}], "label": "Topic 38", "method": "update"}, {"args": [{"marker.color": [["#B0BEC5", "#B0BEC5", "#B0BEC5", "#B0BEC5", "#B0BEC5", "#B0BEC5", "#B0BEC5", "#B0BEC5", "#B0BEC5", "#B0BEC5", "#B0BEC5", "#B0BEC5", "#B0BEC5", "#B0BEC5", "#B0BEC5", "#B0BEC5", "#B0BEC5", "#B0BEC5", "#B0BEC5", "#B0BEC5", "#B0BEC5", "#B0BEC5", "#B0BEC5", "#B0BEC5", "#B0BEC5", "#B0BEC5", "#B0BEC5", "#B0BEC5", "#B0BEC5", "#B0BEC5", "#B0BEC5", "#B0BEC5", "#B0BEC5", "#B0BEC5", "#B0BEC5", "#B0BEC5", "#B0BEC5", "#B0BEC5", "#B0BEC5", "red", "#B0BEC5", "#B0BEC5", "#B0BEC5", "#B0BEC5", "#B0BEC5", "#B0BEC5", "#B0BEC5", "#B0BEC5", "#B0BEC5"]]}], "label": "Topic 39", "method": "update"}, {"args": [{"marker.color": [["#B0BEC5", "#B0BEC5", "#B0BEC5", "#B0BEC5", "#B0BEC5", "#B0BEC5", "#B0BEC5", "#B0BEC5", "#B0BEC5", "#B0BEC5", "#B0BEC5", "#B0BEC5", "#B0BEC5", "#B0BEC5", "#B0BEC5", "#B0BEC5", "#B0BEC5", "#B0BEC5", "#B0BEC5", "#B0BEC5", "#B0BEC5", "#B0BEC5", "#B0BEC5", "#B0BEC5", "#B0BEC5", "#B0BEC5", "#B0BEC5", "#B0BEC5", "#B0BEC5", "#B0BEC5", "#B0BEC5", "#B0BEC5", "#B0BEC5", "#B0BEC5", "#B0BEC5", "#B0BEC5", "#B0BEC5", "#B0BEC5", "#B0BEC5", "#B0BEC5", "red", "#B0BEC5", "#B0BEC5", "#B0BEC5", "#B0BEC5", "#B0BEC5", "#B0BEC5", "#B0BEC5", "#B0BEC5"]]}], "label": "Topic 40", "method": "update"}, {"args": [{"marker.color": [["#B0BEC5", "#B0BEC5", "#B0BEC5", "#B0BEC5", "#B0BEC5", "#B0BEC5", "#B0BEC5", "#B0BEC5", "#B0BEC5", "#B0BEC5", "#B0BEC5", "#B0BEC5", "#B0BEC5", "#B0BEC5", "#B0BEC5", "#B0BEC5", "#B0BEC5", "#B0BEC5", "#B0BEC5", "#B0BEC5", "#B0BEC5", "#B0BEC5", "#B0BEC5", "#B0BEC5", "#B0BEC5", "#B0BEC5", "#B0BEC5", "#B0BEC5", "#B0BEC5", "#B0BEC5", "#B0BEC5", "#B0BEC5", "#B0BEC5", "#B0BEC5", "#B0BEC5", "#B0BEC5", "#B0BEC5", "#B0BEC5", "#B0BEC5", "#B0BEC5", "#B0BEC5", "red", "#B0BEC5", "#B0BEC5", "#B0BEC5", "#B0BEC5", "#B0BEC5", "#B0BEC5", "#B0BEC5"]]}], "label": "Topic 41", "method": "update"}, {"args": [{"marker.color": [["#B0BEC5", "#B0BEC5", "#B0BEC5", "#B0BEC5", "#B0BEC5", "#B0BEC5", "#B0BEC5", "#B0BEC5", "#B0BEC5", "#B0BEC5", "#B0BEC5", "#B0BEC5", "#B0BEC5", "#B0BEC5", "#B0BEC5", "#B0BEC5", "#B0BEC5", "#B0BEC5", "#B0BEC5", "#B0BEC5", "#B0BEC5", "#B0BEC5", "#B0BEC5", "#B0BEC5", "#B0BEC5", "#B0BEC5", "#B0BEC5", "#B0BEC5", "#B0BEC5", "#B0BEC5", "#B0BEC5", "#B0BEC5", "#B0BEC5", "#B0BEC5", "#B0BEC5", "#B0BEC5", "#B0BEC5", "#B0BEC5", "#B0BEC5", "#B0BEC5", "#B0BEC5", "#B0BEC5", "red", "#B0BEC5", "#B0BEC5", "#B0BEC5", "#B0BEC5", "#B0BEC5", "#B0BEC5"]]}], "label": "Topic 42", "method": "update"}, {"args": [{"marker.color": [["#B0BEC5", "#B0BEC5", "#B0BEC5", "#B0BEC5", "#B0BEC5", "#B0BEC5", "#B0BEC5", "#B0BEC5", "#B0BEC5", "#B0BEC5", "#B0BEC5", "#B0BEC5", "#B0BEC5", "#B0BEC5", "#B0BEC5", "#B0BEC5", "#B0BEC5", "#B0BEC5", "#B0BEC5", "#B0BEC5", "#B0BEC5", "#B0BEC5", "#B0BEC5", "#B0BEC5", "#B0BEC5", "#B0BEC5", "#B0BEC5", "#B0BEC5", "#B0BEC5", "#B0BEC5", "#B0BEC5", "#B0BEC5", "#B0BEC5", "#B0BEC5", "#B0BEC5", "#B0BEC5", "#B0BEC5", "#B0BEC5", "#B0BEC5", "#B0BEC5", "#B0BEC5", "#B0BEC5", "#B0BEC5", "red", "#B0BEC5", "#B0BEC5", "#B0BEC5", "#B0BEC5", "#B0BEC5"]]}], "label": "Topic 43", "method": "update"}, {"args": [{"marker.color": [["#B0BEC5", "#B0BEC5", "#B0BEC5", "#B0BEC5", "#B0BEC5", "#B0BEC5", "#B0BEC5", "#B0BEC5", "#B0BEC5", "#B0BEC5", "#B0BEC5", "#B0BEC5", "#B0BEC5", "#B0BEC5", "#B0BEC5", "#B0BEC5", "#B0BEC5", "#B0BEC5", "#B0BEC5", "#B0BEC5", "#B0BEC5", "#B0BEC5", "#B0BEC5", "#B0BEC5", "#B0BEC5", "#B0BEC5", "#B0BEC5", "#B0BEC5", "#B0BEC5", "#B0BEC5", "#B0BEC5", "#B0BEC5", "#B0BEC5", "#B0BEC5", "#B0BEC5", "#B0BEC5", "#B0BEC5", "#B0BEC5", "#B0BEC5", "#B0BEC5", "#B0BEC5", "#B0BEC5", "#B0BEC5", "#B0BEC5", "red", "#B0BEC5", "#B0BEC5", "#B0BEC5", "#B0BEC5"]]}], "label": "Topic 44", "method": "update"}, {"args": [{"marker.color": [["#B0BEC5", "#B0BEC5", "#B0BEC5", "#B0BEC5", "#B0BEC5", "#B0BEC5", "#B0BEC5", "#B0BEC5", "#B0BEC5", "#B0BEC5", "#B0BEC5", "#B0BEC5", "#B0BEC5", "#B0BEC5", "#B0BEC5", "#B0BEC5", "#B0BEC5", "#B0BEC5", "#B0BEC5", "#B0BEC5", "#B0BEC5", "#B0BEC5", "#B0BEC5", "#B0BEC5", "#B0BEC5", "#B0BEC5", "#B0BEC5", "#B0BEC5", "#B0BEC5", "#B0BEC5", "#B0BEC5", "#B0BEC5", "#B0BEC5", "#B0BEC5", "#B0BEC5", "#B0BEC5", "#B0BEC5", "#B0BEC5", "#B0BEC5", "#B0BEC5", "#B0BEC5", "#B0BEC5", "#B0BEC5", "#B0BEC5", "#B0BEC5", "red", "#B0BEC5", "#B0BEC5", "#B0BEC5"]]}], "label": "Topic 45", "method": "update"}, {"args": [{"marker.color": [["#B0BEC5", "#B0BEC5", "#B0BEC5", "#B0BEC5", "#B0BEC5", "#B0BEC5", "#B0BEC5", "#B0BEC5", "#B0BEC5", "#B0BEC5", "#B0BEC5", "#B0BEC5", "#B0BEC5", "#B0BEC5", "#B0BEC5", "#B0BEC5", "#B0BEC5", "#B0BEC5", "#B0BEC5", "#B0BEC5", "#B0BEC5", "#B0BEC5", "#B0BEC5", "#B0BEC5", "#B0BEC5", "#B0BEC5", "#B0BEC5", "#B0BEC5", "#B0BEC5", "#B0BEC5", "#B0BEC5", "#B0BEC5", "#B0BEC5", "#B0BEC5", "#B0BEC5", "#B0BEC5", "#B0BEC5", "#B0BEC5", "#B0BEC5", "#B0BEC5", "#B0BEC5", "#B0BEC5", "#B0BEC5", "#B0BEC5", "#B0BEC5", "#B0BEC5", "red", "#B0BEC5", "#B0BEC5"]]}], "label": "Topic 46", "method": "update"}, {"args": [{"marker.color": [["#B0BEC5", "#B0BEC5", "#B0BEC5", "#B0BEC5", "#B0BEC5", "#B0BEC5", "#B0BEC5", "#B0BEC5", "#B0BEC5", "#B0BEC5", "#B0BEC5", "#B0BEC5", "#B0BEC5", "#B0BEC5", "#B0BEC5", "#B0BEC5", "#B0BEC5", "#B0BEC5", "#B0BEC5", "#B0BEC5", "#B0BEC5", "#B0BEC5", "#B0BEC5", "#B0BEC5", "#B0BEC5", "#B0BEC5", "#B0BEC5", "#B0BEC5", "#B0BEC5", "#B0BEC5", "#B0BEC5", "#B0BEC5", "#B0BEC5", "#B0BEC5", "#B0BEC5", "#B0BEC5", "#B0BEC5", "#B0BEC5", "#B0BEC5", "#B0BEC5", "#B0BEC5", "#B0BEC5", "#B0BEC5", "#B0BEC5", "#B0BEC5", "#B0BEC5", "#B0BEC5", "red", "#B0BEC5"]]}], "label": "Topic 47", "method": "update"}, {"args": [{"marker.color": [["#B0BEC5", "#B0BEC5", "#B0BEC5", "#B0BEC5", "#B0BEC5", "#B0BEC5", "#B0BEC5", "#B0BEC5", "#B0BEC5", "#B0BEC5", "#B0BEC5", "#B0BEC5", "#B0BEC5", "#B0BEC5", "#B0BEC5", "#B0BEC5", "#B0BEC5", "#B0BEC5", "#B0BEC5", "#B0BEC5", "#B0BEC5", "#B0BEC5", "#B0BEC5", "#B0BEC5", "#B0BEC5", "#B0BEC5", "#B0BEC5", "#B0BEC5", "#B0BEC5", "#B0BEC5", "#B0BEC5", "#B0BEC5", "#B0BEC5", "#B0BEC5", "#B0BEC5", "#B0BEC5", "#B0BEC5", "#B0BEC5", "#B0BEC5", "#B0BEC5", "#B0BEC5", "#B0BEC5", "#B0BEC5", "#B0BEC5", "#B0BEC5", "#B0BEC5", "#B0BEC5", "#B0BEC5", "red"]]}], "label": "Topic 48", "method": "update"}]}], "title": {"font": {"color": "Black", "size": 22}, "text": "<b>Intertopic Distance Map</b>", "x": 0.5, "xanchor": "center", "y": 0.95, "yanchor": "top"}, "width": 650, "xaxis": {"anchor": "y", "domain": [0, 1], "range": [-16.45, 24.09], "title": {"text": ""}, "visible": false}, "yaxis": {"anchor": "x", "domain": [0, 1], "range": [-12.08, 21.99], "title": {"text": ""}, "visible": false}}}
